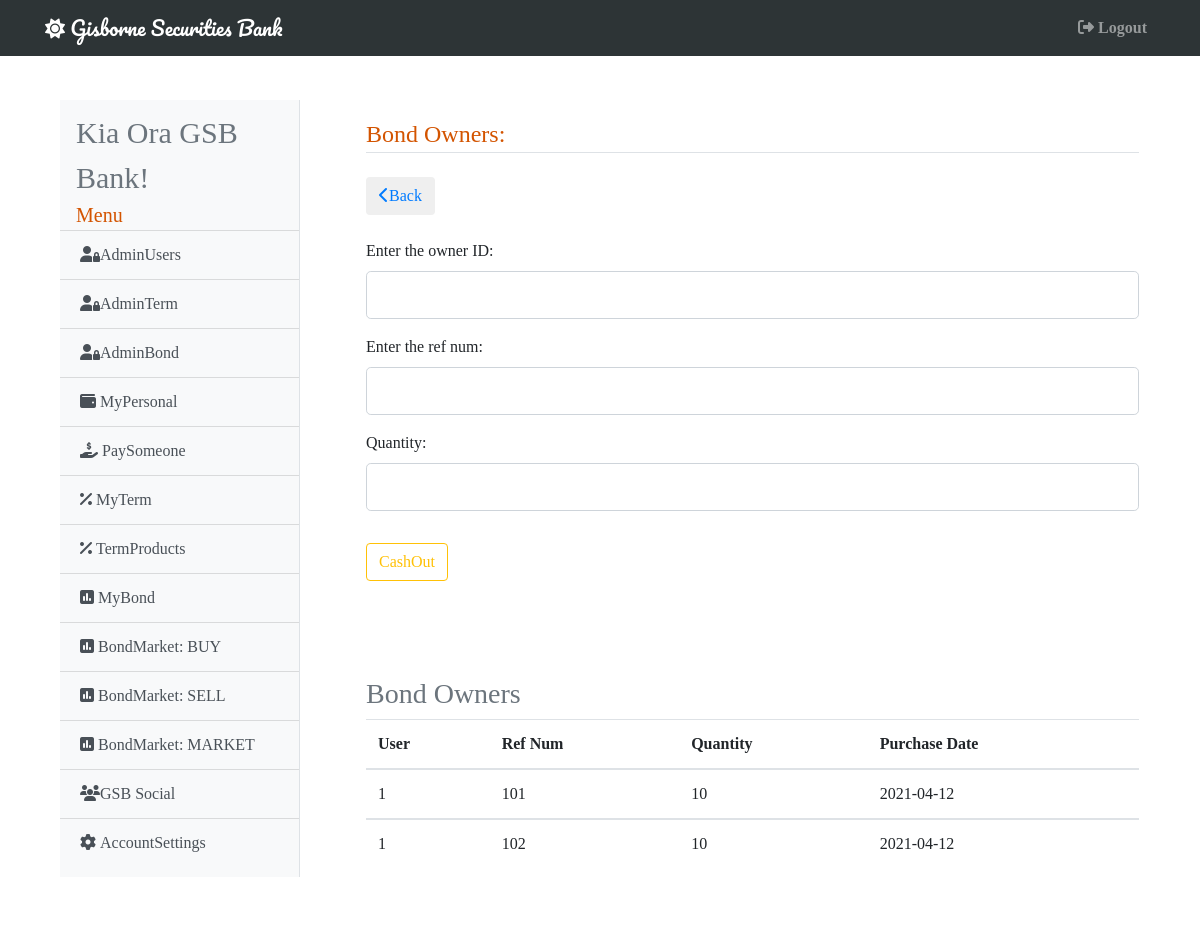
Page /bondowner (signed in) on the earlier database version.
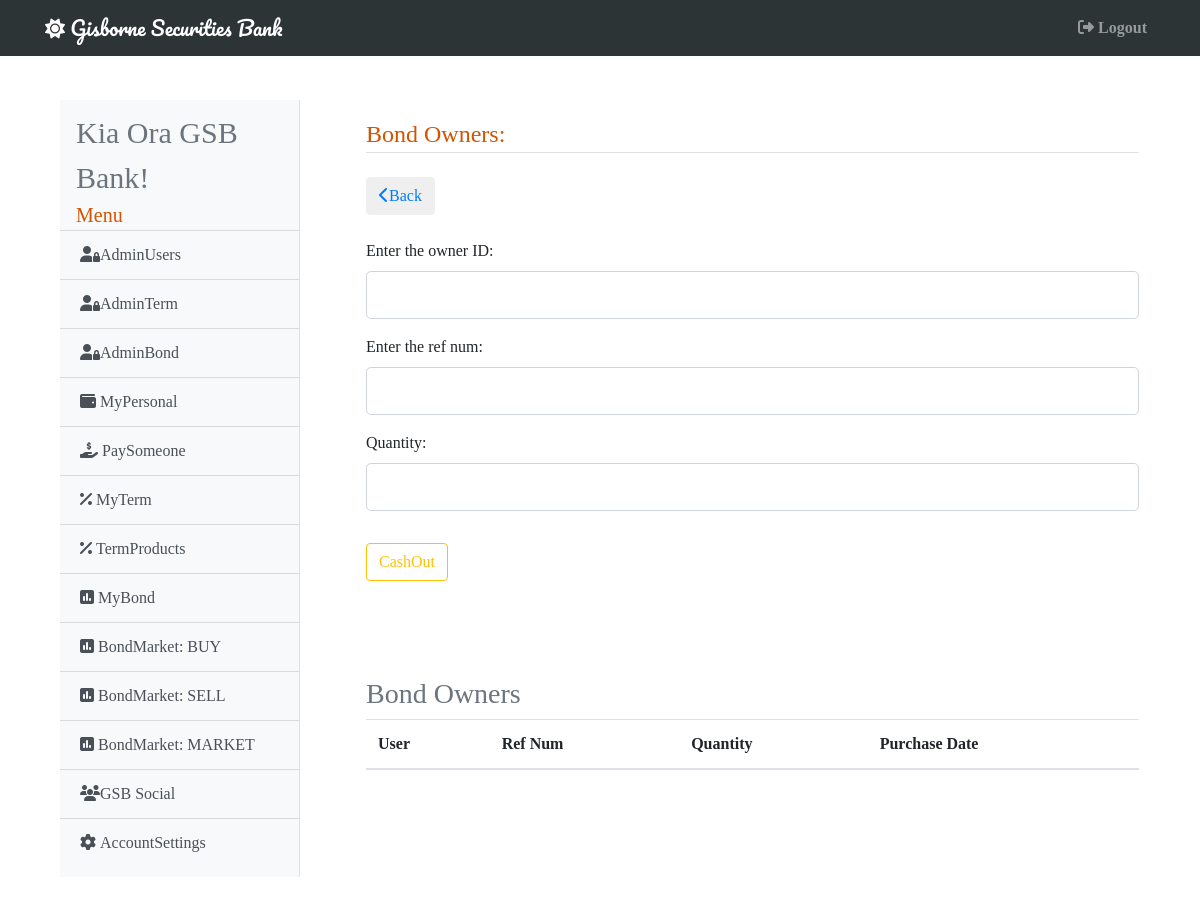
Same page on the later database version.
### gsb/models.py (models this page shows)
class Bonds(db.Model):
    __tablename__ = 'bonds'
    __table_args__ = {'extend_existing': True}
    user_id = db.Column(db.Integer, db.ForeignKey('user.id'), primary_key=True)
    bond_id = db.Column(db.Integer, db.ForeignKey('bond.id'), primary_key=True)
    quantity = db.Column(db.Integer, nullable=False)
    timestamp = db.Column(db.DateTime, nullable=False,
        default=datetime.now())
    owner = db.relationship("User", backref="bond_owner")
    bond = db.relationship("Bond", backref="bond")

### gsb/admin/routes.py (the view, shortened to what this page needs)
@admin.route('/bondowner', methods=['GET', 'POST'])
def bond_owner():
    if current_user.admin != True:
        abort(403)
    form = CashOut()
    owners = Bonds.query.order_by(Bonds.user_id).all()
    return render_template('admin/bondowner.html', title='BondOwners', owners=owners, form=form)

### gsb/admin/forms.py
class CashOut(FlaskForm):
    user = IntegerField('Enter the owner ID:', validators=[DataRequired()])
    ref_num = IntegerField('Enter the ref num:', validators=[DataRequired()])
    quantity = IntegerField('Quantity:', validators=[DataRequired()])
    submit = SubmitField('CashOut')

### gsb/models.py (called while the page is built)
@login_manager.user_loader
def load_user(user_id):
    return User.query.get(int(user_id))

### gsb/templates/admin/bondowner.html (shortened to what this page needs)
{% extends 'base.html' %}
{% block content %}
  <div class="card-body shadow-lg p-3 mb-5 bg-white rounded">
      <form method="POST" action="">
          <fieldset class="form-group">
              <legend class="border-bottom mb-4" style="color: #d35400;">Bond Owners:</legend>
              <button class="btn mb-4">
                <a href="{{ url_for('admin.admin_bond') }}"><i class="fas fa-chevron-left"></i>Back</a>
              </button>
              <div class="form-group">
                  {{ form.user.label(class="form-control-label") }}
                  {% if form.user.errors %}
                      {{ form.user(class="form-control form-control-lg is-invalid")}}
                      <div class="invalid-feedback">
                          {% for error in form.user.errors %}
                              <span>{{ error }}</span>
                          {% endfor %}
                      </div>
                  {% else %}
                      {{ form.user(class="form-control form-control-lg") }}
                  {% endif %}
              </div>
              <div class="form-group">
                  {{ form.ref_num.label(class="form-control-label") }}
                  {% if form.ref_num.errors %}
                      {{ form.ref_num(class="form-control form-control-lg is-invalid")}}
                      <div class="invalid-feedback">
                          {% for error in form.ref_num.errors %}
                              <span>{{ error }}</span>
                          {% endfor %}
                      </div>
                  {% else %}
                      {{ form.ref_num(class="form-control form-control-lg") }}
                  {% endif %}
              </div>
              <div class="form-group">
                  {{ form.quantity.label(class="form-control-label") }}
                  {% if form.quantity.errors %}
                      {{ form.quantity(class="form-control form-control-lg is-invalid")}}
                      <div class="invalid-feedback">
                          {% for error in form.quantity.errors %}
                              <span>{{ error }}</span>
                          {% endfor %}
                      </div>
                  {% else %}
                      {{ form.quantity(class="form-control form-control-lg") }}
                  {% endif %}
              </div>
          </fieldset>
          <div class="form-group">
              {{ form.submit(class="btn btn-outline-warning") }}
          </div>
      </form>
  </div>
  <div class="card-body shadow-lg p-3 mb-5 bg-white rounded">
    <h3 class="text-muted">Bond Owners</h3>
      <table class="table">
        <thead>
          <tr>
            <th scope="col">User</th>
            <th scope="col">Ref Num</th>
            <th scope="col">Quantity</th>
            <th scope="col">Purchase Date</th>
          </tr>
        {% for owner in owners %}
        </thead>
        <tbody>
          <tr>
            <td scope="row">{{ owner.user_id }}</td>
            <td>{{ owner.bond_id+100 }}</td>
            <td>{{ owner.quantity }}</td>
            <td>{{ owner.timestamp.strftime('%Y-%m-%d') }}</td>
          </tr>
        {% endfor %}
        </tbody>
      </table>
    </div>
{% endblock %}

Differences in the rows shown:
removed Bonds: user_id "1", owner.bond_id+100 "101", quantity "10", timestamp "2021-04-12"
removed Bonds: user_id "1", owner.bond_id+100 "102", quantity "10", timestamp "2021-04-12"
